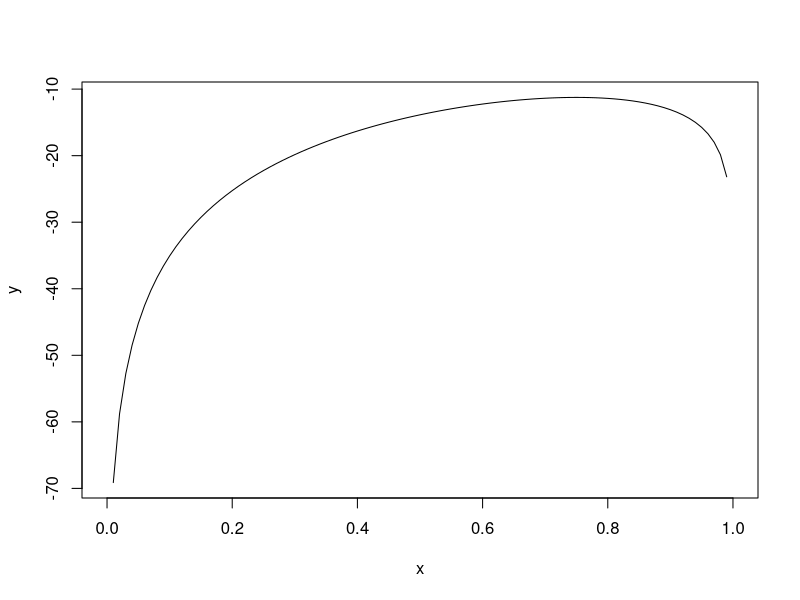

Here is the R script that generated this plot:
## ---- chunk 1
l = function(x){15*log(x)+5*log(1-x)}
curve(l, from=0, to=1,  xlab="x", ylab="y")
